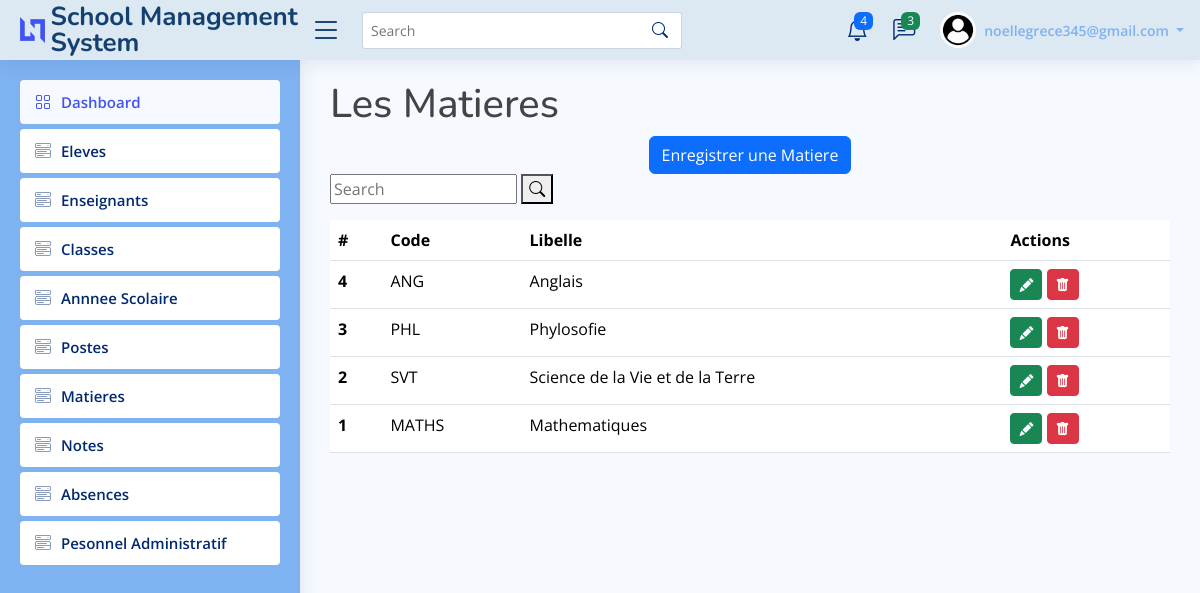
The page /show_matiere (signed in) on the database its author committed.
### gestion_utilisateur/models.py (models this page shows, shortened)
class CustomUser(AbstractUser):
    USER_TYPE = ((1, "Personnel"), (2, "Professeur"), (3, "Parent_eleve"))
    SEXE = [("M", "Masculin"), ("F", "Feminin")]
    matricule =  models.TextField(max_length=5, editable=False, default="")
    nom = models.CharField(max_length=256)
    prenom = models.CharField(max_length=256)
    telephone = models.CharField(max_length=256, blank=True, null=True)
    address = models.TextField(blank=True, null=True)
    username = None # Removed username, using email instead
    email = models.EmailField(unique=True)
    user_type = models.PositiveSmallIntegerField(choices=USER_TYPE, null=True)
    sexe = models.CharField(max_length=1, choices=SEXE)
    created_at = models.DateTimeField(auto_now_add=True)
    updated_at = models.DateTimeField(auto_now=True)
    USERNAME_FIELD = "email"
    REQUIRED_FIELDS = []
    objects = CustomUserManager ()

### gestion_notes/models.py (models this page shows, shortened)
class Matiere (models.Model):
    code = models.CharField(max_length=10)
    libelle = models.CharField(max_length=255)

### gestion_utilisateur/views.py (the view)
# urls.py: path('show_matiere', views.show_matiere),
def show_matiere(request):
    matieres = Matiere.objects.order_by('-id');
    form = MatiereForm()
    return render(request, 'index_matiere.html', {'matieres':matieres, 'form':form})

### gestion_notes/forms.py
class MatiereForm(forms.ModelForm):
    class Meta:
        model = Matiere
        fields = '__all__'
        widgets = {
            'code' : forms.TextInput(attrs={'class': 'form-control'}),
            'libelle' : forms.TextInput(attrs={'class': 'form-control'}),
        }

### gestion_utilisateur/templates/index_matiere.html (shortened to what this page needs)
{% extends 'link.html' %}
{% load static %}
{% block content %}
    <h1>Les Matieres</h1>
    <center><a href="/create_matiere" class="btn btn-primary"> Enregistrer une Matiere</a></center>
    <table class="table mt-3">
        <thead>
          <div class="search-bar">
            <form  class="search-form d-flex align-items-center" method="POST" action="/search_matiere">
              <input type="text" name="query" placeholder="Search" title="Enter search keyword">
              <button type="submit" title="Search"><i class="bi bi-search"></i></button>
            </form>
          <tr>
            <th scope="col">#</th>
            <th scope="col">Code</th>
            <th scope="col">Libelle</th>
            <th scope="col">Actions</th>
          </tr>
        </thead>
        <tbody>
            {% for value in matieres %}
          <tr>
            <th scope="row">{{value.id}}</th>
            <td>{{value.code}}</td>
            <td>{{value.libelle}}</td>
            <td>
              <button class="openModalButton btn btn-success btn-sm" data-id="{{ value.id }}"><i class="bi bi-pencil-fill"></i></button>
              <button class="openModal btn btn-danger btn-sm" data-id="{{ value.id }}"><i class="bi bi-trash-fill"></i></button>
            </td>
          </tr>
        {% empty %}
          <tr><td> No record found </td></tr>
        {% endfor %}
        </tbody>
      </table>
{% endblock %}

### gestion_utilisateur/templates/link.html (shortened to what this page needs)
<!DOCTYPE html>
{% load static%}
<html lang="en">
  <head>
    <link
      href="{% static 'assets/vendor/bootstrap/css/bootstrap.min.css' %}"
      rel="stylesheet"
    />
    <link
      href="{% static 'assets/vendor/bootstrap-icons/bootstrap-icons.css' %}"
      rel="stylesheet"
    />
    <link
      href="{% static 'assets/vendor/boxicons/css/boxicons.min.css' %}"
      rel="stylesheet"
    />
    <link
      href="{% static 'assets/vendor/quill/quill.snow.css' %}"
      rel="stylesheet"
    />
    <link
      href="{% static 'assets/vendor/quill/quill.bubble.css' %}"
      rel="stylesheet"
    />
    <link
      href="{% static 'assets/vendor/remixicon/remixicon.css' %}"
      rel="stylesheet"
    />
    <link
      href="{% static 'assets/vendor/simple-datatables/style.css' %}"
      rel="stylesheet"
    />
    <link href="{% static 'assets/css/style.css' %}" rel="stylesheet" />
  </head>
  <body>
    {% if user.is_authenticated %}
    <header id="header" class="header fixed-top d-flex align-items-center">
      <div class="d-flex align-items-center justify-content-between">
        <a href="index.html" class="logo d-flex align-items-center">
          <img src="assets/img/logo.png" alt="" />
          <span class="d-none d-lg-block">School Management System</span>
        </a>
        <i class="bi bi-list toggle-sidebar-btn"></i>
      </div>
      <div class="search-bar">
        <form
          class="search-form d-flex align-items-center"
          method="POST"
          action="#"
        >
          <input
            type="text"
            name="query"
            placeholder="Search"
            title="Enter search keyword"
          />
          <button type="submit" title="Search">
            <i class="bi bi-search"></i>
          </button>
        </form>
      </div>
      <nav class="header-nav ms-auto">
        <ul class="d-flex align-items-center">
          <li class="nav-item dropdown">
            <a class="nav-link nav-icon" href="#" data-bs-toggle="dropdown">
              <i class="bi bi-bell"></i>
              <span class="badge bg-primary badge-number">4</span> </a
            >
          </li>
          <li class="nav-item dropdown">
            <a class="nav-link nav-icon" href="#" data-bs-toggle="dropdown">
              <i class="bi bi-chat-left-text"></i>
              <span class="badge bg-success badge-number">3</span>
            </a>
          </li>
          <li class="nav-item dropdown pe-3">
            <a
              class="nav-link nav-profile d-flex align-items-center pe-0"
              href="#"
              data-bs-toggle="dropdown"
            >
              <img
                src="static\assets\img\profile.jpeg"
                alt="Profile"
                class="rounded-circle"
              />
              <span class="d-none d-md-block dropdown-toggle ps-2">
                {{ user.email }}
              </span> </a
            >
          </li>
        </ul>
      </nav>
    </header>
    <aside id="sidebar" class="sidebar">
      {% if user.user_type == 2 %}
      <ul class="sidebar-nav" id="sidebar-nav">
        <li class="nav-item">
          <a class="nav-link" href="/dsh_enseignant">
            <i class="bi bi-grid"></i>
            <span>Dashboard</span>
          </a>
        </li>
        <li class="nav-item">
          <a
            class="nav-link collapsed"
            data-bs-target="#components-nav"
            href="/show_classe"
          >
            <i class="bi bi-menu-button-wide"></i><span>Classes</span>
          </a>
        </li>
        <li class="nav-item">
          <a class="nav-link " data-bs-target="#components-nav" data-bs-toggle="collapse" href="#">
            <i class="bi bi-menu-button-wide"></i><span>Notes</span><i class="bi bi-chevron-down ms-auto"></i>
          </a>
          <ul id="components-nav" class="nav-content collapse" data-bs-parent="#sidebar-nav">
            <li>
              <a href="/notes/add_notes_view">
                <i class="bi bi-circle"></i><span>Ajouter note</span>
              </a>
            </li>
            <li>
              <a href="/notes/filter_notes">
                <i class="bi bi-circle"></i><span>Voir note</span>
              </a>
            </li>
          </ul>
        </li>
        <li class="nav-item">
          <a class="nav-link collapsed" href="/absences/show_absences">
            <i class="bi bi-menu-button-wide"></i><span>Absences</span>
          </a>
        </li>
      </ul>
  {% else %}
  <ul class="sidebar-nav" id="sidebar-nav">
    <li class="nav-item">
      <a class="nav-link" href="/dashboard">
        <i class="bi bi-grid"></i>
        <span>Dashboard</span>
      </a>
    </li>
    <li class="nav-item">
      <a
        class="nav-link collapsed"
        data-bs-target="#components-nav"
        href="/show_eleve"
      >
        <i class="bi bi-menu-button-wide"></i><span>Eleves</span>
      </a>
    </li>
    <li class="nav-item">
      <a
        class="nav-link collapsed"
        data-bs-target="#components-nav"
        href="/show_enseignant"
      >
        <i class="bi bi-menu-button-wide"></i><span>Enseignants</span>
      </a>
    </li>
    <li class="nav-item">
      <a
        class="nav-link collapsed"
        data-bs-target="#components-nav"
        href="/show_classe"
      >
        <i class="bi bi-menu-button-wide"></i><span>Classes</span>
      </a>
    </li>
    <li class="nav-item">
      <a
        class="nav-link collapsed"
        data-bs-target="#components-nav"
        href="/show_anneescolaire"
      >
        <i class="bi bi-menu-button-wide"></i><span>Annnee Scolaire</span>
      </a>
    </li>
    <li class="nav-item">
      <a
        class="nav-link collapsed"
        data-bs-target="#components-nav"
        href="/show_poste"
      >
        <i class="bi bi-menu-button-wide"></i><span>Postes</span>
      </a>
    </li>
    <li class="nav-item">
      <a
        class="nav-link collapsed"
        data-bs-target="#components-nav"
        href="/notes/show_matiere"
      >
        <i class="bi bi-menu-button-wide"></i><span>Matieres</span>
      </a>
    </li>
    <li class="nav-item">
      <a
        class="nav-link collapsed"
        data-bs-target="#components-nav"
        href="/show_notes"
      >
        <i class="bi bi-menu-button-wide"></i><span>Notes</span>
      </a>
    </li>
    <li class="nav-item">
      <a class="nav-link collapsed" href="/absences/show_absences">
        <i class="bi bi-menu-button-wide"></i><span>Absences</span>
      </a>
    </li>
    <li class="nav-item">
      <a
        class="nav-link collapsed"
        data-bs-target="#components-nav"
        href="/show_personnelAD"
      >
        <i class="bi bi-menu-button-wide"></i
        ><span>Pesonnel Administratif</span>
      </a>
    </li>
  </ul>
  {% endif %}
    </aside>
    <main id="main" class="main">{% block content %} {% endblock %}</main>
    {% endif %}
  </body>
</html>

### gestion_utilisateur/static/assets/css/style.css (style rules this page uses)
:root { scroll-behavior: smooth; }
body { font-family: "Open Sans", sans-serif; background: #f6f9ff; color: #444444; }
a { color: #4154f1; text-decoration: none; }
h1, h2, h3, h4, h5, h6 { font-family: "Nunito", sans-serif; }
#main { margin-top: 60px; padding: 20px 30px; transition: all 0.3s; }
.logo { line-height: 1; }
@media (min-width: 1200px) { .logo { width: 280px; } }
.logo img { max-height: 26px; margin-right: 6px; }
.logo span { font-size: 26px; font-weight: 700; color: #134070; font-family: "Nunito", sans-serif; }
.header { transition: all 0.5s; z-index: 997; height: 60px; box-shadow: 0px 2px 20px rgba(1, 41, 112, 0.1); background-color: #DCE8F2; padding-left: 20px; }
.header .toggle-sidebar-btn { font-size: 32px; padding-left: 10px; cursor: pointer; color: #134070; }
.header .search-bar { min-width: 360px; padding: 0 20px; }
.header .search-form { width: 100%; }
.header .search-form input { border: 0; font-size: 14px; color: #012970; border: 1px solid rgba(1, 41, 112, 0.2); padding: 7px 38px 7px 8px; border-radius: 3px; transition: 0.3s; width: 100%; }
.header .search-form button { border: 0; padding: 0; margin-left: -30px; background: none; }
.header .search-form button i { color: #012970; }
.header-nav ul { list-style: none; }
.header-nav>ul { margin: 0; padding: 0; }
.header-nav .nav-icon { font-size: 22px; color: #012970; margin-right: 25px; position: relative; }
.header-nav .nav-profile { color: #7FB2F0; }
.header-nav .nav-profile img { max-height: 36px; }
.header-nav .nav-profile span { font-size: 14px; font-weight: 600; }
.header-nav .badge-number { position: absolute; inset: -2px -5px auto auto; font-weight: normal; font-size: 12px; padding: 3px 6px; }
.sidebar { position: fixed; top: 60px; left: 0; bottom: 0; width: 300px; z-index: 996; transition: all 0.3s; padding: 20px; overflow-y: auto; scrollbar-width: thin; scrollbar-color: #aab7cf transparent; box-shadow: 0px 0px 20px rgba(1, 41, 112, 0.1); background-color: #7FB2F0; }
@media (min-width: 1200px) { #main, #footer { margin-left: 300px; } }
.sidebar-nav { padding: 0; margin: 0; list-style: none; }
.sidebar-nav li { padding: 0; margin: 0; list-style: none; }
.sidebar-nav .nav-item { margin-bottom: 5px; }
.sidebar-nav .nav-link { display: flex; align-items: center; font-size: 15px; font-weight: 600; color: #4154f1; transition: 0.3; background: #f6f9ff; padding: 10px 15px; border-radius: 4px; }
.sidebar-nav .nav-link i { font-size: 16px; margin-right: 10px; color: #4154f1; }
.sidebar-nav .nav-link.collapsed { color: #012970; background: #fff; }
.sidebar-nav .nav-link.collapsed i { color: #899bbd; }

### rows shown on the page
CustomUser: email "noellegrece345@gmail.com"
Matiere: id "4", code "ANG", libelle "Anglais"
Matiere: id "3", code "PHL", libelle "Phylosofie"
Matiere: id "2", code "SVT", libelle "Science de la Vie et de la Terre"
Matiere: id "1", code "MATHS", libelle "Mathematiques"
